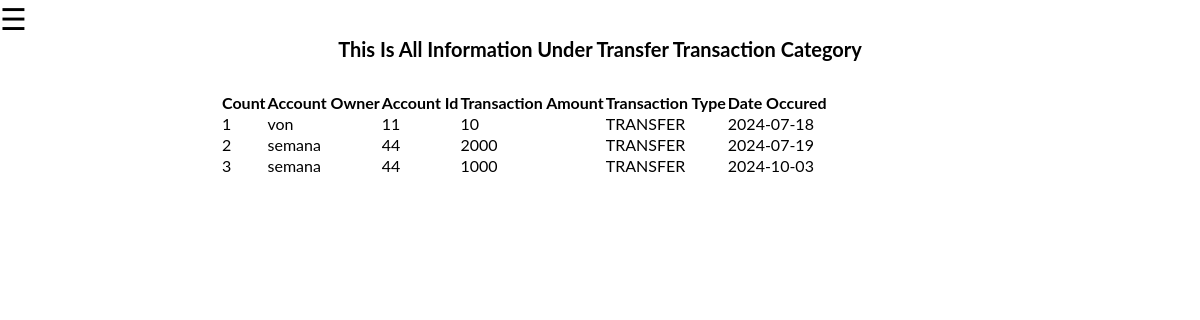
The page /php/transfer_info.php on the database its author committed.
### tables this page shows
CREATE TABLE `transactions` (
  `id` int(70) NOT NULL,
  `account_owner` varchar(70) NOT NULL,
  `account_id` int(70) NOT NULL,
  `transaction_amount` int(70) NOT NULL,
  `transaction_type` varchar(170) NOT NULL,
  `date_occured` date NOT NULL DEFAULT current_timestamp(),
  `new_account_balance` varchar(70) NOT NULL
);

### php/transfer_info.php (the view, shortened to what this page needs)
<?php
include "connection.php";
?>
<!DOCTYPE html>
<html lang="en">
<head>
    <link rel="stylesheet" href="../style.css">
    <link rel="stylesheet" href="../assets/Bootstrap icon/icons/bootstrap-icons.css">
</head>
<body class="portal">
      <span style="font-size:30px;cursor:pointer" onclick="openNav()">&#9776;</span>
    <section class="manage-client">
       <h4 class="text-1">this is all information under transfer transaction category</h4>
       <div class="column">
      <table>
      <tr>
        <th>Count</th>
        <th>Account Owner</th>
        <th>Account Id</th>
        <th>Transaction Amount</th>
        <th>Transaction Type</th>
        <th>Date Occured</th>
      </tr>
      <?php
      $count = 1;
      $sql = "SELECT * FROM transactions WHERE transaction_type = 'TRANSFER'";
      $fetch = mysqli_query($con,$sql);
      if(mysqli_num_rows($fetch) > 0){
        while($row=mysqli_fetch_array($fetch)){
      ?>
      <tr>
        <td><?php echo $count++; ?></td>
        <td><?php echo $row['account_owner']; ?></td>
        <td><?php echo $row['account_id'];?></td>
        <td><?php echo $row['transaction_amount'];?></td>
        <td><?php echo $row['transaction_type'];?></td>
        <td><?php echo $row['date_occured'];?></td>
      </tr>
      <?php
      }
    }
      ?>
    </table>
  </div>
  </section>
</body>
</html>

### style.css (style rules this page uses)
* { margin: 0px; padding: 0px; box-sizing: border-box; }
.portal { font-family: "Lato", sans-serif; }

### php/transfer_info.php (style rules this page uses)
.manage-client .text-1 { text-align:center; font-size:20px; text-transform:capitalize; margin-bottom:30px; }
table { margin-left:220px; }

### rows shown on the page
transactions: account_owner "von", account "11", transaction_amount "10", transaction_type "TRANSFER", date_occured "2024-07-18"
transactions: account_owner "semana", account "44", transaction_amount "2000", transaction_type "TRANSFER", date_occured "2024-07-19"
transactions: account_owner "semana", account "44", transaction_amount "1000", transaction_type "TRANSFER", date_occured "2024-10-03"
